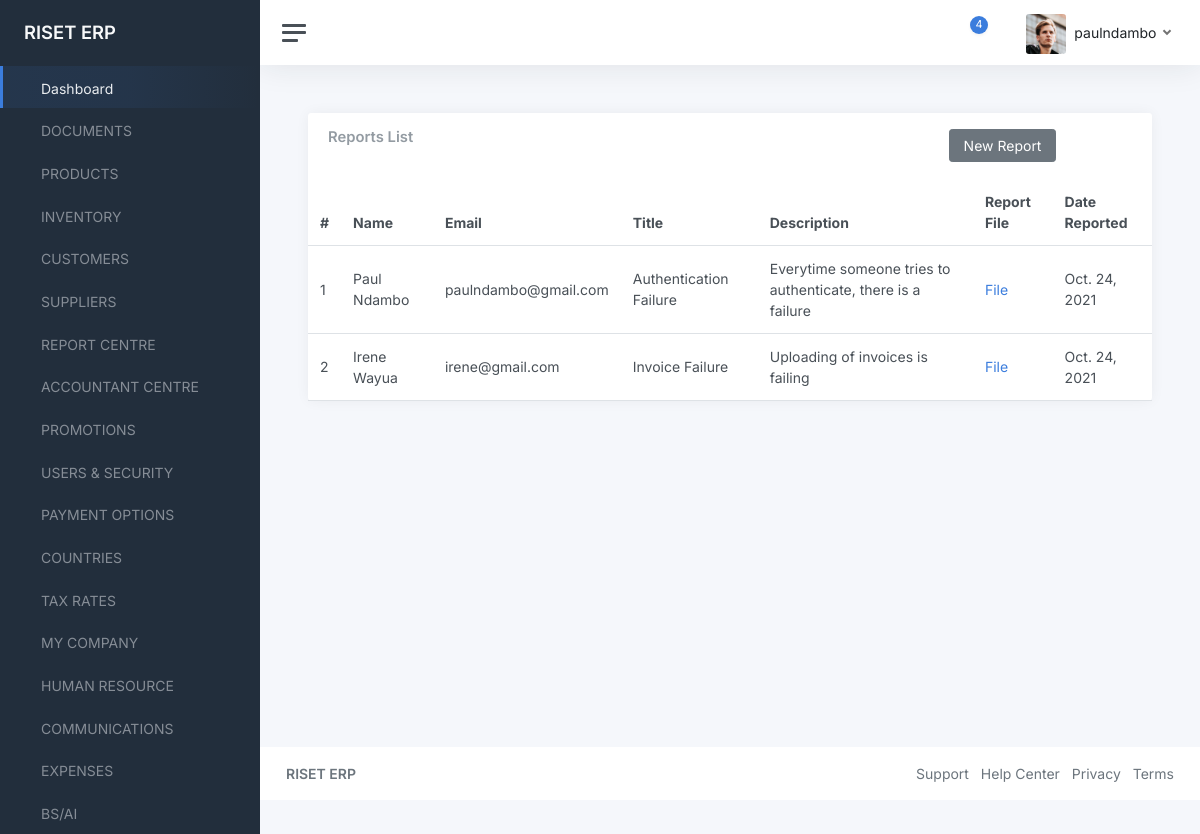
The page /reports/ (signed in) on the database its author committed.
### accounts/models.py (models this page shows, shortened)
class User(AbstractBaseUser, PermissionsMixin):
    email = models.EmailField(_('email address'), unique=True)
    username = models.CharField(_('Username'), max_length=200,unique=True)
    first_name = models.CharField(_('first name'), max_length=30, blank=True)
    last_name = models.CharField(_('last name'), max_length=30, blank=True)
    date_joined = models.DateTimeField(_('date joined'), auto_now_add=True)
    is_active = models.BooleanField(_('active'), default=True)
    is_admin = models.BooleanField(_('is_admin'), default=False)
    objects = UserManager()
    USERNAME_FIELD = 'username'
    REQUIRED_FIELDS = ['email']
    class Meta:
        verbose_name = _('user')
        verbose_name_plural = _('users')

### data/models.py (models this page shows, shortened)
class Report(models.Model):
    name = models.CharField(max_length=200)
    email = models.EmailField()
    title = models.CharField(max_length=200)
    description = models.TextField()
    file = models.FileField(upload_to="reports", null=True, blank=True)
    date_reported = models.DateField(auto_now=True)
    def report_file(self):
        if self.file:
            return self.file
        else:
            return "No File"

### data/views.py (the view)
# urls.py: path("reports/", views.reports, name="reports"),
@login_required(login_url='/login')
def reports(request):
    reports = Report.objects.all()
    context = {
        "reports": reports
    }
    return render(request, "data/reports.html", context)

### data/templates/data/reports.html
{% extends "component-base.html" %}
{% block content %}
<main class="content">
	<div class="container-fluid p-0">
		<div class="row">
			<div class="col-12 col-lg-12 col-xxl-12 d-flex">
				<div class="card flex-fill">
					<div class="card-header">
						<div class="row">
							<div class="col-9">
								<h5 class="card-title mb-0">Reports List</h5>
							</div>
							<div class="col-3">
								<a href="{% url 'new-report' %}" class="btn btn-secondary">New Report</a>
							</div>
						</div>
					</div>
					<table class="table table-hover my-0">
						<thead>
							<tr>
                <th>#</th>
								<th>Name</th>
								<th>Email</th>
                <th>Title</th>
                <th>Description</th>
                <th>Report File</th>
                <th>Date Reported</th>
							</tr>
						</thead>
						<tbody>
{% for report in reports %}
							<tr>
                <td>{{report.id}}</td>
								<td>{{report.name}}</td>
                <td>{{report.email}}</td>
                <td>{{report.title}}</td>
                <td>{{report.description}}</td>
								<td>
									<a href="{{report.report_file.url}}">File</a>
								</td>
                <td>{{report.date_reported}}</td>
							</tr>
{% endfor %}
						</tbody>
					</table>
				</div>
			</div>
		</div>
	</div>
</main>
{% endblock content %}

### templates/component-base.html (shortened to what this page needs)
{% load static %}
<!DOCTYPE html>
<html lang="en">
<head>
	<link href="{% static 'admin/css/app.css' %}" rel="stylesheet">
</head>
<body>
	<div class="wrapper">
		<nav id="sidebar" class="sidebar js-sidebar">
			<div class="sidebar-content js-simplebar">
				<a class="sidebar-brand" href="{% url 'dashboard' %}">
          <span class="align-middle">RISET ERP</span>
        </a>
				<ul class="sidebar-nav">
					<li class="sidebar-item active">
						<a class="sidebar-link" href="{% url 'dashboard' %}">
               <span class="align-middle">Dashboard</span>
            </a>
					</li>
					<li class="sidebar-item">
						<a class="sidebar-link" href="{% url 'documents' %}">
               <span class="align-middle">DOCUMENTS</span>
            </a>
					</li>
					<li class="sidebar-item">
						<a class="sidebar-link" href="{% url 'products' %}">
               <span class="align-middle">PRODUCTS</span>
            </a>
					</li>
					<li class="sidebar-item">
						<a class="sidebar-link" href="#">
               <span class="align-middle">INVENTORY</span>
            </a>
					</li>
					<li class="sidebar-item">
						<a class="sidebar-link" href="{% url 'customers' %}">
               <span class="align-middle">CUSTOMERS</span>
            </a>
					</li>
					<li class="sidebar-item">
						<a class="sidebar-link" href="{% url 'suppliers' %}">
               <span class="align-middle">SUPPLIERS</span>
            </a>
					</li>
					<li class="sidebar-item">
						<a class="sidebar-link" href="{% url 'reports' %}">
               <span class="align-middle">REPORT CENTRE</span>
            </a>
					</li>
					<li class="sidebar-item">
						<a class="sidebar-link" href="{% url 'countries' %}">
               <span class="align-middle">ACCOUNTANT CENTRE</span>
            </a>
					</li>
					<li class="sidebar-item">
						<a class="sidebar-link" href="{% url 'promotions' %}">
               <span class="align-middle">PROMOTIONS</span>
            </a>
					</li>
					<li class="sidebar-item">
						<a class="sidebar-link" href="{% url 'users-list' %}">
               <span class="align-middle">USERS & SECURITY</span>
            </a>
					</li>
					<li class="sidebar-item">
						<a class="sidebar-link" href="{% url 'payment-options' %}">
               <span class="align-middle">PAYMENT OPTIONS</span>
            </a>
					</li>
					<li class="sidebar-item">
						<a class="sidebar-link" href="{% url 'countries' %}">
               <span class="align-middle">COUNTRIES</span>
            </a>
					</li>
					<li class="sidebar-item">
						<a class="sidebar-link" href="{% url 'countries' %}">
               <span class="align-middle">TAX RATES</span>
            </a>
					</li>
					<li class="sidebar-item">
						<a class="sidebar-link" href="{% url 'countries' %}">
               <span class="align-middle">MY COMPANY</span>
            </a>
					</li>
					<li class="sidebar-item">
						<a class="sidebar-link" href="{% url 'countries' %}">
               <span class="align-middle">HUMAN RESOURCE</span>
            </a>
					</li>
					<li class="sidebar-item">
						<a class="sidebar-link" href="{% url 'countries' %}">
               <span class="align-middle">COMMUNICATIONS</span>
            </a>
					</li>
					<li class="sidebar-item">
						<a class="sidebar-link" href="{% url 'expenses' %}">
               <span class="align-middle">EXPENSES</span>
            </a>
					</li>
					<li class="sidebar-item">
						<a class="sidebar-link" href="{% url 'countries' %}">
               <span class="align-middle">BS/AI</span>
            </a>
					</li>
				</ul>
			</div>
		</nav>
		<div class="main">
			<nav class="navbar navbar-expand navbar-light navbar-bg">
				<a class="sidebar-toggle js-sidebar-toggle">
          <i class="hamburger align-self-center"></i>
        </a>
				<div class="navbar-collapse collapse">
					<ul class="navbar-nav navbar-align">
						<li class="nav-item dropdown">
							<a class="nav-icon dropdown-toggle" href="#" id="alertsDropdown" data-bs-toggle="dropdown">
								<div class="position-relative">
									<span class="indicator">4</span>
								</div>
							</a>
						</li>
						<li class="nav-item dropdown">
							<a class="nav-icon dropdown-toggle" href="#" id="messagesDropdown" data-bs-toggle="dropdown">
							</a>
						</li>
						<li class="nav-item dropdown">
							<a class="nav-link dropdown-toggle d-none d-sm-inline-block" href="#" data-bs-toggle="dropdown">
                <img src="{% static 'admin/img/avatars/avatar.jpg' %}" class="avatar img-fluid rounded me-1" alt="Charles Hall" /> <span class="text-dark">{{request.user.username}}</span>
              </a>
						</li>
					</ul>
				</div>
			</nav>
{% block content %}
{% endblock content %}
			<footer class="footer">
				<div class="container-fluid">
					<div class="row text-muted">
						<div class="col-6 text-start">
							<p class="mb-0">
								<a class="text-muted" href="{% url 'home' %}" target="_blank"><strong>RISET ERP</strong></a>
							</p>
						</div>
						<div class="col-6 text-end">
							<ul class="list-inline">
								<li class="list-inline-item">
									<a class="text-muted" href="" target="_blank">Support</a>
								</li>
								<li class="list-inline-item">
									<a class="text-muted" href="" target="_blank">Help Center</a>
								</li>
								<li class="list-inline-item">
									<a class="text-muted" href="" target="_blank">Privacy</a>
								</li>
								<li class="list-inline-item">
									<a class="text-muted" href="" target="_blank">Terms</a>
								</li>
							</ul>
						</div>
					</div>
				</div>
			</footer>
		</div>
	</div>
</body>
</html>

### rows shown on the page
User: user.username "paulndambo"
Report: id "1", name "Paul Ndambo", email "paulndambo@gmail.com", title "Authentication Failure", description "Everytime someone tries to authenticate, there is a failure", date_reported "Oct. 24, 2021"
Report: id "2", name "Irene Wayua", email "irene@gmail.com", title "Invoice Failure", description "Uploading of invoices is failing", date_reported "Oct. 24, 2021"
